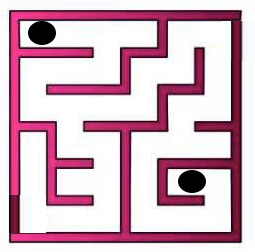
#> input picture lab3.png, 255 x 252 px
$ python Main.py
#> lines starting #> are read from the running program, lines starting #| are printed output that depends on the picture; after the words box and inside, x2 and y2 are one past the last pixel; in counts of white or black regions, pixels touching at a corner belong together
import heapq
import math
from time import sleep

import sys
import cv2
import numpy as np
np.set_printoptions(threshold=sys.maxsize)
import os

RED = (0, 0, 255)
GREEN = (0, 255, 0)
PINK = (255, 0, 255)
BLUE = (255, 0, 0)
WHITE = (255, 255, 255)
BLACK = (0, 0, 0)
CYAN = (255, 255, 0)
# [4 lines of commented-out code are left out]
IMAGE_NAME = 'lab3.png'
SHOW_LINES_AS_GROUPING = False
roundNumber = 1
roundNumber2 = 20
minDif = 1000000

globalMin = 0
globalMinY = 0


def main():
    global roundNumber2
    originalImage = cv2.imread(IMAGE_NAME)
#> originalImage is the input picture: shape (252, 255, 3); mean B, G, R 193.9, 179.6, 211.1
    grayImage = getGrayImage(originalImage)
    imageShowWithWait("grayImage", grayImage)

    edgeImage = getEdgeImage(grayImage)
    imageShowWithWait("edgeImage", edgeImage)
    #cv2.imwrite("edgeImage" + IMAGE_NAME, edgeImage)
    initial, finish = getInitialAndFinishArea(edgeImage)
    drawCircle(originalImage, initial, RED)
    drawCircle(originalImage, finish, GREEN)
    edgeImage = getEdgeImageWithoutCircles(edgeImage, initial, finish)
    #cv2.imwrite("edgeImageWithoutCircles" + IMAGE_NAME, originalImage)

    linesX, linesY = getMazeWalls(edgeImage)
    drawLinesOnImage(originalImage, linesX, CYAN)
    drawLinesOnImage(originalImage, linesY, CYAN)
    imageShowWithWait("lineImage", originalImage, 10)
    #cv2.imwrite("lineImage" + IMAGE_NAME, originalImage)

    mazeMatrix, start, end, blockSize, minXY, minYX = getMazeMatrix(linesX, linesY, initial, finish, originalImage)
    print(mazeMatrix)
    #print(len(mazeMatrix), len(mazeMatrix[0]), roundNumber2)
    solutionMatrix = solveMaze(mazeMatrix, start, end)
    originalImage = cv2.imread(IMAGE_NAME)
    drawSolution(originalImage, solutionMatrix, blockSize, minXY, minYX, PINK)
    cv2.imwrite("solution" + IMAGE_NAME, originalImage)

class Cell(object):
    def __init__(self, x, y, reachable):
        """
        Initialize new cell

        @param x cell x coordinate
        @param y cell y coordinate
        @param reachable is cell reachable? not a wall?
        """
        self.reachable = reachable
        self.x = x
        self.y = y
        self.parent = None
        self.g = 0
        self.h = 0
        self.f = 0

    def __lt__(self, other):
        return self.f < other.f

    def __gt__(self, other):
        return self.f > other.f


class AStar(object):
    def __init__(self):
        self.opened = []
        heapq.heapify(self.opened)
        self.closed = set()
        self.cells = []
        self.grid_height = 6
        self.grid_width = 6
        self.start = None
        self.end = None

    def init_grid(self, grid):

        self.grid_height = len(grid)
        self.grid_width = len(grid[0])
        for x in range(self.grid_width):
            for y in range(self.grid_height):
                if grid[y][x] == 1:
                    reachable = False
                else:
                    reachable = True
                self.cells.append(Cell(x, y, reachable))
                if grid[y][x] == 2:
                    if self.start == None:
                        self.start = self.get_cell(x, y)
                    else:
                        self.end = self.get_cell(x, y)

    def get_heuristic(self, cell):
        """
        Compute the heuristic value H for a cell: distance between
        this cell and the ending cell multiply by 10.

        @param cell
        @returns heuristic value H
        """
        return 10 * (abs(cell.x - self.end.x) + abs(cell.y - self.end.y))

    def get_cell(self, x, y):
        """
        Returns a cell from the cells list

        @param x cell x coordinate
        @param y cell y coordinate
        @returns cell
        """
        return self.cells[x * self.grid_height + y]

    def get_adjacent_cells(self, cell):
        """
        Returns adjacent cells to a cell. Clockwise starting
        from the one on the right.

        @param cell get adjacent cells for this cell
        @returns adjacent cells list
        """
        cells = []
        if cell.x < self.grid_width - 1:
            cells.append(self.get_cell(cell.x + 1, cell.y))
        if cell.y > 0:
            cells.append(self.get_cell(cell.x, cell.y - 1))
        if cell.x > 0:
            cells.append(self.get_cell(cell.x - 1, cell.y))
        if cell.y < self.grid_height - 1:
            cells.append(self.get_cell(cell.x, cell.y + 1))
        return cells

    def display_path(self):
        cell = self.end
        solution = []
        while cell.parent is not self.start:
            cell = cell.parent
            solution.append((cell.x, cell.y))
            # print( 'path: cell: %d,%d' % (cell.x, cell.y))
        return solution

    def update_cell(self, adj, cell):
        """
        Update adjacent cell

        @param adj adjacent cell to current cell
        @param cell current cell being processed
        """
        adj.g = cell.g + 10
        adj.h = self.get_heuristic(adj)
        adj.parent = cell
        adj.f = adj.h + adj.g

    def process(self):
        # add starting cell to open heap queue
        heapq.heappush(self.opened, (self.start.f, self.start))
        while len(self.opened):
            # pop cell from heap queue
            f, cell = heapq.heappop(self.opened)
            # add cell to closed list so we don't process it twice
            self.closed.add(cell)
            # if ending cell, display found path
            if cell is self.end:
                self.display_path()
                break
            # get adjacent cells for cell
            adj_cells = self.get_adjacent_cells(cell)
            for adj_cell in adj_cells:
                if adj_cell.reachable and adj_cell not in self.closed:
                    if (adj_cell.f, adj_cell) in self.opened:
                        # if adj cell in open list, check if current path is
                        # better than the one previously found for this adj
                        # cell.
                        if adj_cell.g > cell.g + 10:
                            self.update_cell(adj_cell, cell)
                    else:
                        self.update_cell(adj_cell, cell)
                        # add adj cell to open list
                        heapq.heappush(self.opened, (adj_cell.f, adj_cell))

def getGrayImage(image):
    gray = cv2.cvtColor(image, cv2.COLOR_BGR2GRAY)
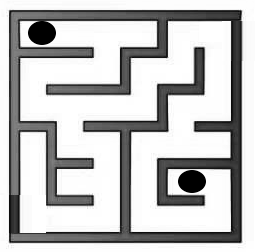
#> gray: shape (252, 255); min 0, max 255, mean 190.6

    kernel_size = 3
    return cv2.GaussianBlur(gray, (kernel_size, kernel_size), 1)


def getEdgeImage(image):
    return cv2.threshold(image, 90, 255, cv2.THRESH_BINARY_INV)[1]
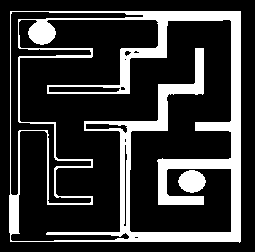
#> returned value: shape (252, 255); 21.6% white; 2 white regions, box (x1, y1, x2, y2) and area: (9, 11, 241, 243) 13377, (178, 170, 206, 193) 478


def getInitialAndFinishArea(image):
    minDimension = min(len(image), len(image[0]))
#> minDimension = 252
    circles = cv2.HoughCircles(image, cv2.HOUGH_GRADIENT, 1, 200, None, 30, 15, int(minDimension * 0.0015), int(minDimension * 0.1))
#> circles = [[31.5, 32.5, 23.2], [191.5, 181.5, 11.8]]
    # circles = cv2.HoughCircles(image, cv2.HOUGH_GRADIENT, 1, 200, None, 30, 15, 1, 14)
    if len(circles) > 2:
        raise Exception("Achou mais de 2 cisúlos na imagem")
    if circles[0][0][2] > circles[0][1][2]:
        finishArea = circles[0][0]
#> finishArea = [31.5, 32.5, 23.2]
        initialArea = circles[0][1]
#> initialArea = [191.5, 181.5, 11.8]
#> in main, `initial, finish = getInitialAndFinishArea(edgeImage)`: finish = [31.5, 32.5, 23.2]
    else:
        finishArea = circles[0][1]
        initialArea = circles[0][0]
    # (x, y, r) = finishArea
    # drawCircle(originalImage, r, x, y)
    # (x, y, r) = initialArea
    # cv2.circle(originalImage, (x, y), r, (0, 0, 255), 4)
    return initialArea, finishArea


def drawCircle(image, circle, color):
#> called with circle = array of shape (3,), color = (0, 0, 255)
    (x, y, r) = circle
#> x = 191.5; y = 181.5; r = 11.8
    cv2.circle(image, (x, y), r, color, 4)
#> call 2 of drawCircle, with circle = array of shape (3,), color = (0, 255, 0)
#> in drawCircle (call 2), `(x, y, r) = circle`: x = 31.5; y = 32.5; r = 23.2
#> in drawCircle (call 2), `cv2.circle(image, (x, y), r, color, 4)`:
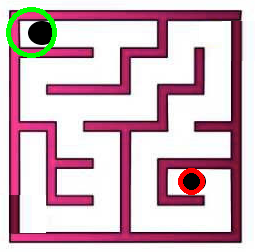
#> image: shape (252, 255, 3); mean B, G, R 192.1, 181.2, 210.1


def getEdgeImageWithoutCircles(edgeImage, circle1, circle2):
    (x, y, r) = circle1
#> x = 191.5; y = 181.5; r = 11.8

    cv2.circle(edgeImage, (x, y), int(r * 1.05), (0, 0, 0), -1)
    (x, y, r) = circle2
#> x = 31.5; y = 32.5; r = 23.2
    cv2.circle(edgeImage, (x, y), int(r * 1.05), (0, 0, 0), -1)
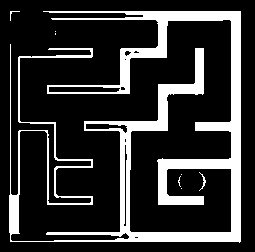
#> edgeImage: shape (252, 255); 19.8% white; 8 white regions (5 under 20 px), largest, box (x1, y1, x2, y2) and area: (9, 11, 241, 243) 12658, (199, 172, 206, 191) 34, (10, 11, 20, 21) 21
    return edgeImage


def getMazeWalls(edgeImage):
    imageWidth = len(edgeImage[0])
#> imageWidth = 255
    imageHeight = len(edgeImage)
#> imageHeight = 252
    minDimension = min(imageHeight, imageWidth)
#> minDimension = 252
    global roundNumber2
    roundNumber2 = minDimension * 0.03
#> roundNumber2 = 7.56
    rho = roundNumber2/6  # distance resolution in pixels of the Hough grid
#> rho = 1.26
    theta = np.pi / 4  # angular resolution in radians of the Hough grid
    threshold = 20  # minimum number of votes (intersections in Hough grid cell)
    min_line_length = int(minDimension * .08)  # minimum number of pixels making up a line
#> min_line_length = 20
    max_line_gap = int(minDimension * .03)  # maximum gap in pixels between connectable line segments
#> max_line_gap = 7

    # Run Hough on edge detected image
    # Output "lines" is an array containing endpoints of detected line segments
    lines = cv2.HoughLinesP(edgeImage, rho, theta, threshold, np.array([]),
                            min_line_length, max_line_gap)
#> lines = 113 rows, first 6: [240, 241, 240, 11], [129, 241, 129, 121], [231, 241, 231, 11], [236, 241, 236, 11], [232, 241, 232, 11], [162, 57, 162, 11]

    return clusterWallsInOrientation(lines, minDimension)


def clusterWallsInOrientation(lines, minDimension):
#> called with lines = array of shape (113, 1, 4), minDimension = 252
    horizontalWalls = []
    verticalWalls = []

    for line in lines:
        for x1, y1, x2, y2 in line:
            if ((x1 - x2) ** 2 > (y1 - y2) ** 2):
                horizontalWalls.append(line)
            else:
                verticalWalls.append(line)
#> this loop made 113 passes
#> after the loop, horizontalWalls = 63 items, first 6: [[47, 232, 239, 232]], [[49, 12, 239, 12]], [[11, 241, 239, 241]], [[109, 128, 167, 128]], [[52, 19, 239, 19]], [[54, 240, 239, 240]]; verticalWalls = 50 items, first 6: [[240, 241, 240, 11]], [[129, 241, 129, 121]], [[231, 241, 231, 11]], [[236, 241, 236, 11]], [[232, 241, 232, 11]], [[162, 57, 162, 11]]
    return clusterHorizontalWalls(horizontalWalls, minDimension), clusterVerticalWalls(verticalWalls, minDimension)
#> in clusterHorizontalWalls, `line = lines[0]`: line = [[47, 232, 239, 232]]


def findAllCloseHorizontalWalls(baseWall, lines, minDimension):
#> called with baseWall = array of shape (1, 4), minDimension = 252
    x1Base, y1Base, x2Base, y2Base = baseWall[0]
#> x1Base = 47; y1Base = 232; x2Base = 239; y2Base = 232
    image = cv2.imread(IMAGE_NAME)
    drawLine(image, baseWall, PINK, 10)
#> in drawLine, `x1, y1, x2, y2 = line[0]`: x1 = 47; y1 = 232; x2 = 239; y2 = 232
    x1BaseAux = x1Base
#> x1BaseAux = 47
    x2BaseAux = x2Base
#> x2BaseAux = 239
    x1Base, x2Base = getMinAndMax(x1Base, x2Base)
#> in getMinAndMax, `smallX = min(x1, x2)`: smallX = 47
#> in getMinAndMax, `bigX = max(x1, x2)`: bigX = 239
    x2Base = max(x1BaseAux, x2BaseAux)
    closeLines = [baseWall]
#> closeLines = [[[47, 232, 239, 232]]]
    maybeLines = []
    for line in lines:
        x1, y1, x2, y2 = line[0]
        yMedium = (y1Base + y2Base) / 2
        rangeOfDistance = minDimension * 0.04
        if yMedium - rangeOfDistance <= y1 <= yMedium + rangeOfDistance and yMedium - rangeOfDistance <= y2 <= yMedium + rangeOfDistance:
            smallX, bigX = getMinAndMax(x1, x2)
            maybeLines.append(line)
            if x1Base - rangeOfDistance <= smallX <= x2Base + rangeOfDistance or x1Base - rangeOfDistance <= bigX <= x2Base + rangeOfDistance:
                closeLines.append(line)
                if x2Base < bigX:
                    x2Base = bigX
                    lines.extend(maybeLines)
                    maybeLines = []
                if x1Base > smallX:
                    x1Base = smallX
                    lines.extend(maybeLines)
                    maybeLines = []
                if SHOW_LINES_AS_GROUPING:
                    drawLineAndShow(image, line, CYAN)
            elif SHOW_LINES_AS_GROUPING:
                drawLineAndShow(image, line, GREEN)
        elif SHOW_LINES_AS_GROUPING:
            drawLineAndShow(image, line, WHITE)
#> this loop made 65 passes
#> (x1, y1, x2, y2, smallX, x1Base) on pass 3: (11, 241, 239, 241, 11, 11)
#> after the loop, closeLines = [[[47, 232, 239, 232]], [[47, 232, 239, 232]], [[11, 241, 239, 241]], [[54, 240, 239, 240]], [[46, 233, 239, 233]], [[46, 234, 239, 234]], [[130, 236, 239, 236]], [[130, 237, 239, 237]], [[117, 238, 239, 238]], [[47, 232, 239, 232]], [[11, 241, 239, 241]]]; lines = 65 items, first 6: [[47, 232, 239, 232]], [[49, 12, 239, 12]], [[11, 241, 239, 241]], [[109, 128, 167, 128]], [[52, 19, 239, 19]], [[54, 240, 239, 240]]; maybeLines = [[[54, 240, 239, 240]], [[46, 233, 239, 233]], [[46, 234, 239, 234]], [[130, 236, 239, 236]], [[130, 237, 239, 237]], [[117, 238, 239, 238]], [[47, 232, 239, 232]], [[11, 241, 239, 241]]]; x1Base = 11; x2Base = 239
    return closeLines


def getMinAndMax(x1, x2):
    smallX = min(x1, x2)
    bigX = max(x1, x2)
    return smallX, bigX


def findAllCloseVerticalWalls(baseWall, lines, minDimension):
    x1Base, y1Base, x2Base, y2Base = baseWall[0]
    image = cv2.imread(IMAGE_NAME)
    drawLine(image, baseWall, PINK, 10)
    y1BaseAux = y1Base
    y2BaseAux = y2Base
    y1Base = min(y1BaseAux, y2BaseAux)
    y2Base = max(y1BaseAux, y2BaseAux)
    closeLines = [baseWall]
    maybeLines = []
    for line in lines:
        x1, y1, x2, y2 = line[0]
        xMedium = (x1Base + x2Base) / 2
        rangeOfDistance = minDimension * 0.04
        if xMedium - rangeOfDistance <= x1 <= xMedium + rangeOfDistance and xMedium - rangeOfDistance <= x2 <= xMedium + rangeOfDistance:
            smallY = min(y1, y2)
            bigY = max(y1, y2)
            maybeLines.append(line)
            if y1Base - rangeOfDistance <= smallY <= y2Base + rangeOfDistance or y1Base - rangeOfDistance <= bigY <= y2Base + rangeOfDistance:
                closeLines.append(line)
                if y2Base < bigY:
                    y2Base = bigY
                    lines.extend(maybeLines)
                    maybeLines = []
                if y1Base > smallY:
                    y1Base = smallY
                    lines.extend(maybeLines)
                    maybeLines = []
                if SHOW_LINES_AS_GROUPING:
                    drawLineAndShow(image, line, CYAN)
            elif SHOW_LINES_AS_GROUPING:
                drawLineAndShow(image, line, GREEN)
        elif SHOW_LINES_AS_GROUPING:
            drawLineAndShow(image, line, WHITE)
    return closeLines


# [4 lines left out: function drawLineAndShow, not called in this run]


def clusterHorizontalWalls(lines, minDimension):
    clusteredLines = []
    while len(lines) != 0:
        line = lines[0]
        closeLines = findAllCloseHorizontalWalls(line, lines, minDimension)
        lines = removeAll(lines, closeLines)
#> the loop in removeAll, `for object in objectsThatWillBeDeleted:` made 11 passes
#> lines = 55 items, first 6: [[49, 12, 239, 12]], [[109, 128, 167, 128]], [[52, 19, 239, 19]], [[43, 11, 239, 11]], [[51, 18, 239, 18]], [[195, 124, 239, 124]]
        clusteredLines.append(unifyCloseHorizontalLines(closeLines))
    return padronizeHeightOfHorizontalLines(clusteredLines)


def clusterVerticalWalls(lines, minDimension):
    clusteredLines = []
    while len(lines) != 0:
        line = lines[0]
        closeLines = findAllCloseVerticalWalls(line, lines, minDimension)
        lines = removeAll(lines, closeLines)
        clusteredLines.append(unifyCloseVerticalLines(closeLines))
    return padronizeXverticalLines(clusteredLines)


def removeAll(array, objectsThatWillBeDeleted):
    for object in objectsThatWillBeDeleted:
        i = 0
        while i < len(array):
            x1a, y1a, x2a, y2a = array[i][0]
            x1b, y1b, x2b, y2b = object[0]
            if x1a == x1b and x2a == x2b and y1a == y1b and y2a == y2b:
                del array[i]
            else:
                i += 1
    return array


def imageShowWithWait(windowName, image, time=1000):
    cv2.imshow(windowName, image)
    cv2.waitKey(time)


def unifyCloseHorizontalLines(lines):
    maxX, maxY, minX, minY = getExtremesOfLines(lines)
    return [[maxX, int((minY + maxY) / 2), minX, int((minY + maxY) / 2)]]


def unifyCloseVerticalLines(lines):
    maxX, maxY, minX, minY = getExtremesOfLines(lines)
    return [[int((minX + maxX) / 2), minY, int((minX + maxX) / 2), maxY]]


def getExtremesOfLines(lines):
    maxX = 0
    minX = float('inf')
    maxY = 0
    minY = float('inf')
    for line in lines:
        x1, y1, x2, y2 = line[0]
        if x1 > maxX:
            maxX = x1
        if x1 < minX:
            minX = x1
        if x2 > maxX:
            maxX = x2
        if x2 < minX:
            minX = x2

        if y1 > maxY:
            maxY = y1
        if y1 < minY:
            minY = y1
        if y2 > maxY:
            maxY = y2
        if y2 < minY:
            minY = y2
#> this loop made 11 passes
#> (line, x1, y1, y2, maxX, minX, maxY, minY) on pass 1: ([[47, 232, 239, 232]], 47, 232, 232, 239, 47, 232, 232)
#> after the loop, maxX = 239; maxY = 241; minX = 11; minY = 232
#> in unifyCloseHorizontalLines, `maxX, maxY, minX, minY = getExtremesOfLines(lines)`: maxX = 239; maxY = 241; minX = 11; minY = 232
    return maxX, maxY, minX, minY


def getMazeMatrix(linesX, linesY, initial, finish, image):

    linesX.sort(key=lambda x: x[0][1], reverse=False)
    linesY.sort(key=lambda x: x[0][0], reverse=False)

    # # maxX, maxYX, minX, minYX = getExtremesOfLines(linesX)
    # # maxXY, maxY, minXY, minY = getExtremesOfLines(linesY)
    # maxX = max(maxX, maxXY)
    # maxY = max(maxY, maxYX)
    blockSize = int(minDif * 1)
    tamX = math.ceil(len(image[0]) / blockSize) + 1
    tamY = math.ceil(len(image) / blockSize) + 1
    maze = np.zeros((tamY, tamX))

    for line in linesX:
        x1, y, x2, _ = line[0]
        i = int(round((y) / blockSize))
        jMin = int(round((x2) / blockSize))
        jMax = int(round(x1/blockSize))
        for j in range(jMin, jMax):
            maze[i][j] = 1

    for line in linesY:
        x, y1, _, y2 = line[0]
        j = int(round((x) / blockSize))
        iMin = int(round((y1) / blockSize))
        iMax = int(round((y2) / blockSize))
        for i in range(iMin, iMax):
            maze[i][j] = 1
    maze[int(round((initial[1]) / blockSize))][int(round((initial[0]) / blockSize))] = 2
    maze[int(round((finish[1]) / blockSize))][int(round((finish[0]) / blockSize))] = 2

    return \
        maze, \
        [int(round((initial[1] ) / blockSize)), int(round((initial[0] ) / blockSize))], \
        [int(round((finish[1] ) / blockSize)), int(round((finish[0] ) / blockSize))], \
        blockSize, \
        0, \
        1000


def padronizeXverticalLines(linesY):
    linesY.sort(key=lambda x: x[0][0], reverse=False)

    lastX = 0
    global minDif
    for line in linesY:
        x, y1, _, y2 = line[0]
        if x - lastX < roundNumber2:
            line[0] = (lastX, y1, lastX, y2)
        elif x - lastX < minDif:
            minDif = x - lastX

        lastX = x
    return linesY


def padronizeHeightOfHorizontalLines(linesX):
    global minDif
    linesX.sort(key=lambda x: x[0][1], reverse=False)
    lastY = 0

    for line in linesX:
        x1, y, x2, _ = line[0]
        if y - lastY < roundNumber2:
            line[0] = (x1, lastY, x2, lastY)
        elif y - lastY < minDif:
            minDif = y - lastY
        lastY = y
#> the loop in findAllCloseVerticalWalls, `for line in lines:` made 50 passes
    return linesX


def drawLinesOnImage(image, lines, color):
#> called with color = (255, 255, 0)
    for line in lines:
        drawLine(image, line, color, 4)
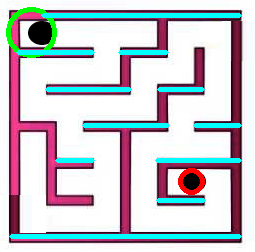
#> image: shape (252, 255, 3); mean B, G, R 204.7, 197.4, 197.8
#> call 2 of drawLinesOnImage, with color = (255, 255, 0)
#> after the loop in drawLinesOnImage (call 2), `for line in lines:`:
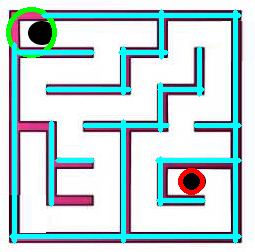
#> image: shape (252, 255, 3); 6.24% of pixels changed, all inside (x1, y1, x2, y2) = (12, 9, 238, 244)


def drawLine(image, line, color, lineWidth=5):
    x1, y1, x2, y2 = line[0]
    cv2.line(image, (x1, y1), (x2, y2), color, lineWidth)


def solveMaze(maze, start, end):
    # [7 lines of commented-out code are left out]
    aStar = AStar()
    aStar.init_grid(maze)
    aStar.process()
    return aStar.display_path()


# [28 lines left out: function solveMazeUtil, not called in this run]


def drawSolution(originalImage, solution, blockSize, minXYa, minYXa, color):
    # simplifySolution(solutionMatrix)
    # print(solutionMatrix)
    # print(simplifySolution(solutionMatrix))
#> called with blockSize = 14, minXYa = 0, minYXa = 1000, color = (255, 0, 255)
    maxX = len(originalImage[0]) - 1
    maxY = len(originalImage) - 1
    halfBlockSize = int(blockSize / 2) * 0
    for i in range(1, len(solution)):
        before = solution[i - 1]
        current = solution[i]
        x = current[0]
        y = current[1]
        xBefore = before[0]
        yBefore = before[1]
        # if not before[0] == current[0]:
        drawLine(originalImage, [
                                [x * blockSize + halfBlockSize, y * blockSize + halfBlockSize ,
                                 xBefore * blockSize + halfBlockSize , yBefore * blockSize + halfBlockSize ]], color)
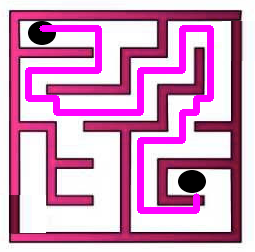
#> originalImage: shape (252, 255, 3); 8.59% of pixels changed, all inside (x1, y1, x2, y2) = (25, 25, 214, 214)
        # else:
        #     drawLine(originalImage, [
        #         [x * blockSize + halfBlockSize, y * blockSize + halfBlockSize,
        #          xBefore * blockSize + halfBlockSize, yBefore * blockSize + halfBlockSize]], color)

    # for i in range(0, maxX):
    #     for j in range(0, maxY):
    #         if solutionMatrix[j][i] >= 2:
    #             if solutionMatrix[j + 1][i] >= 2:
    #                 drawLine(originalImage, [
    #                     [i * blockSize + minXY + halfBlockSize, j * blockSize + halfBlockSize + minYX,
    #                      i * blockSize + halfBlockSize + minXY, (j + 1) * blockSize + halfBlockSize + minYX]], color)
    #             if solutionMatrix[j][i + 1] >= 2:
    #                 drawLine(originalImage, [
    #                     [i * blockSize + minXY + halfBlockSize, j * blockSize + halfBlockSize + minYX,
    #                      (i + 1) * blockSize + halfBlockSize + minXY, j * blockSize + halfBlockSize + minYX]], color)
    imageShowWithWait("solution", originalImage, 100)
    # sleep(100)


# [83 lines left out: functions simplifySolution, reduceRedudantPart, not called in this run]


if __name__ == '__main__':
    main()
